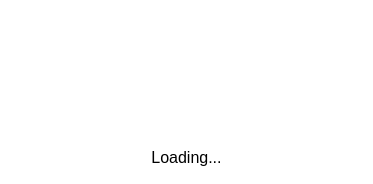
<?xml version="1.0" encoding="UTF-8"?>
<ui version="4.0">
 <class>Form</class>
 <widget class="QWidget" name="Form">
  <property name="geometry">
   <rect>
    <x>0</x>
    <y>0</y>
    <width>373</width>
    <height>184</height>
   </rect>
  </property>
  <property name="windowTitle">
   <string>Form</string>
  </property>
  <property name="styleSheet">
   <string notr="true">background-color: rgb(255, 255, 255);</string>
  </property>
  <layout class="QVBoxLayout" name="verticalLayout">
   <item alignment="Qt::AlignVCenter">
    <widget class="QFrame" name="frame">
     <property name="sizePolicy">
      <sizepolicy hsizetype="Expanding" vsizetype="Expanding">
       <horstretch>0</horstretch>
       <verstretch>0</verstretch>
      </sizepolicy>
     </property>
     <property name="minimumSize">
      <size>
       <width>250</width>
       <height>125</height>
      </size>
     </property>
     <property name="styleSheet">
      <string notr="true"/>
     </property>
     <property name="frameShape">
      <enum>QFrame::Box</enum>
     </property>
     <property name="frameShadow">
      <enum>QFrame::Plain</enum>
     </property>
     <property name="lineWidth">
      <number>0</number>
     </property>
     <property name="midLineWidth">
      <number>0</number>
     </property>
     <layout class="QHBoxLayout" name="horizontalLayout">
      <property name="spacing">
       <number>20</number>
      </property>
      <item alignment="Qt::AlignVCenter">
       <widget class="QLabel" name="label">
        <property name="sizePolicy">
         <sizepolicy hsizetype="Fixed" vsizetype="Fixed">
          <horstretch>0</horstretch>
          <verstretch>0</verstretch>
         </sizepolicy>
        </property>
        <property name="minimumSize">
         <size>
          <width>150</width>
          <height>90</height>
         </size>
        </property>
        <property name="maximumSize">
         <size>
          <width>250</width>
          <height>120</height>
         </size>
        </property>
        <property name="text">
         <string/>
        </property>
        <property name="pixmap">
         <pixmap resource="../resources.qrc">:/Pictures/Pictures/Logo_twojpartner1.png</pixmap>
        </property>
        <property name="scaledContents">
         <bool>true</bool>
        </property>
       </widget>
      </item>
      <item alignment="Qt::AlignHCenter|Qt::AlignVCenter">
       <widget class="QLabel" name="loadingLbl">
        <property name="text">
         <string/>
        </property>
        <property name="scaledContents">
         <bool>false</bool>
        </property>
        <property name="alignment">
         <set>Qt::AlignCenter</set>
        </property>
       </widget>
      </item>
     </layout>
    </widget>
   </item>
   <item>
    <widget class="QLabel" name="label_2">
     <property name="font">
      <font>
       <family>MS Shell Dlg 2</family>
       <pointsize>12</pointsize>
      </font>
     </property>
     <property name="text">
      <string>Loading...</string>
     </property>
     <property name="alignment">
      <set>Qt::AlignCenter</set>
     </property>
    </widget>
   </item>
  </layout>
 </widget>
 <resources>
  <include location="../resources.qrc"/>
 </resources>
 <connections/>
</ui>
